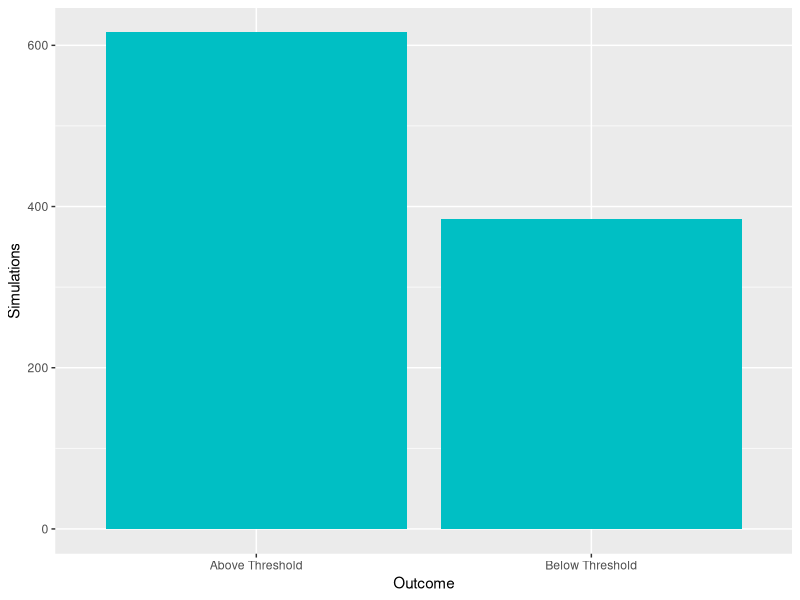

R code for this plot: (Note: this script raises an error after producing the figure.)
## ---- chunk 1
library(ggplot2)
library(dplyr)
## ---- chunk 2
set.seed(1)
## ---- chunk 3
#The function takes in current time t and intensity x
next_pois <- function(t, x) {
  
  #Generates random uniform variable
  U <- runif(1)
  
  #Returns the next time, following formula for Poisson process
  return(t - (1/x) * log(U)) 
}
## ---- chunk 4
#The function takes in current time t
mu_t = function(t){
  
  #Calculates intensity using formula given in brief
  return(1/(t+12))
}
## ---- chunk 5
#The function takes in current time t and max possible mu
next_dep <- function(t, mu) {
  
  #Sets flag for the while loop so it runs
  flag = 1
  
  while(flag){
    
    #Generates random uniform variable
    U1 <- runif(1)
    
    #Calculates next event time in process
    t = t - (1/mu) * log(U1)
  
    #Generates a second random uniform variable
    U2 <- runif(1)
    
    #Calculates the rate, and checks if it satisfies requirement for non-homogeneous process
    if (U2 <= mu_t(t)/mu) {
      
      #Sets time to t
      T_s <- t
      
      #Breaks while loop
      flag = 0
    }
  }
  
  #Returns the calculated next event time t
  return (T_s)
}
## ---- chunk 6
#Takes in current time and current month list
new_month <- function(t, months) {
  
  #If the floor of the current t is not in the months list
  if (floor(t) %in% months) {
    
    #Returns false
    return(FALSE)
    
  } else {
    
    #Returns true 
    return(TRUE)
  }
}
## ---- chunk 7
#Monthly poisson process parameter for arrivals and claims
lambda <- 3

#Monthly non-homogeneous Poisson process rate, since this is the max mu_t can attain
mu <- 1/12

#Yearly poisson process parameter for claims
alpha <- 3.5

#Starting capital
c_0 <- 50000

#Capital floor
C <- 30000
  
#Fixed monthly fee
M <- 300
## ---- chunk 8
### Output Variables ################################

#We first define a list which records if the firm went below the threshold C.
B <- c()




### Main Loop ########################################

#We next define a for loop, so we run the simulation for 1000 iterations.

for (k in 1:1000) {
  
### Variables #################
  
  #Start at time 0
  t <- 0
    
  #Number of arrivals by time t
  n_A <- 0
  
  #We run simulation for 12 months
  total_t <- 12
  
### State variables ###########
  
  #Number of customers currently in system
  n_0 <- 0
  
  #Defines our current cost accrued
  cost <- 0
  
  #Defines our current revenue generated
  rev <- 0
  
  #Describes what month we are currently in
  months <- c(0)
  
### Event variables ###########
  
  #Define time of next arrival from Poisson process 
  t_A <- next_pois(t, lambda)
  
  #Define list of next departures
  t_D <- c(Inf)
  
  #Define list of next claims
  t_C <- c(Inf)
  
### 12 Month Loop ########################

  while(t <= total_t){
    
    #Calculate whether we are in new month yet
    if (new_month(t, months)) {
      
      #If yes, then add month to list
      months <- c(months, floor(t))
      
      #then add monthly income to revenue
      rev <- rev + M*n_0
    }
    
    #If there is arrival
    if ((all(t_A <= t_D)) & (all(t_A <= t_C))){
      
      #Set time to time of next arrival
      t <- t_A
      
      #Add arrival to number of arrivals
      n_A <- n_A + 1
      
      #Count arrival in system count
      n_0 <- n_0 + 1
      
      #Calculate next arrival time
      t_A <- next_pois(t, lambda)
      
      #We calculate time to next claim for this customer
      #We index the list by the number arrival they are
      t_C[n_A] <- next_pois(t, (alpha/12))
      
      #On first iteration, we need to calculate next departure time for this customer
      #We again index list by the number of arrival they are
      t_D[n_A] <- next_dep(t, mu)
      
    }
    
    #If there is a departure
    else if (any(t_D < t_A) & any(t_D < t_C)) {
      
      #Set time to time of next departure
      t <- min(t_D)
      
      #Subtract departure from system count
      n_0 <- n_0 - 1
      
      #Set this customers departure time to infinity, since they have now left
      t_D[which.min(t_D)] <- Inf
      
      #Set this customers next claim time to infinity, since they have now left
      t_C[which.min(t_D)] <- Inf

    }
    
    #If there is a claim
    else if (any((t_C < t_A)) & any((t_C < t_D))){
      
      #Set time to time of next claim
      t <- min(t_C)
  
      #Generate next claim time for this customer
      t_C[which.min(t_C)] <- next_pois(t, (alpha/12))
      
      ## Calculate pay-out ##
      
      #Generate random uniform variable
      pay_out_p <- runif(1)
    
      #If the variable is less than 0.6, then execute code
      if (pay_out_p <= 0.6){
        
        #Calculate random variable, multiply by 10, and obtain its upper integer 
        X <- ceiling(10*runif(1))
        
        #Calculate pay-out based on this
        pay_out <- 300*X + 500
        
        #Add it to the running total
        cost <- cost + pay_out
      }
    }
  }
  
  #Checks if they are below the threshold at the end of iteration
  if ((c_0 - cost + rev) <= C) {
   
    #If they are, add a 1 to the list
    B <- c(B,1)
  } else{
    
    #If they are not, add a 0 to the list
    B <- c(B,0)
  }
}
## ---- chunk 9
#Prints B
B
## ---- chunk 10
#Count values of 1s, the function stores the 1s count at index 2
value_count <- table(B)

#Calculate P as described above
P <- value_count[2] / length(B)

#Output P
P
## ---- chunk 11
#Counts how many values of 1s and 0s and renames columns
value_count <- as.data.frame(value_count) %>% rename("Outcome" = B, "Simulations" = Freq)
## ---- chunk 12
#Plots outcome 
plot_1 <- ggplot(data = value_count, aes(x = Outcome, y = Simulations)) +
  
          #Sets bar plot and sets colour
          geom_bar(stat = 'identity', fill = "#00BFC4") +
  
          #Renames axes
          scale_x_discrete(labels=c("0" = "Above Threshold", "1" = "Below Threshold"))

#Outputs plot
plot_1
## ---- chunk 13
#Counts how many values of 1s and 0s and renames columns
value_count <- as.data.frame(value_count) %>% rename("Outcome" = B, "Simulations" = Freq)
## ---- chunk 14
#Plots outcome
plot_2 <- ggplot(data = value_count, aes(x = Outcome, y = Simulations)) +
  
          #Sets bar plot and sets colour
          geom_bar(stat = 'identity', fill = "#00BFC4") +
  
          #Renames axes
          scale_x_discrete(labels=c("0" = "Above Threshold", "1" = "Below Threshold"))

#Prints plot
plot_2
## ---- chunk 15
#Counts how many values of 1s and 0s and renames columns
value_count <- as.data.frame(value_count) %>% rename("Outcome" = B, "Simulations" = Freq)
## ---- chunk 16
plot_3 <- ggplot(data = value_count, aes(x = Outcome, y = Simulations)) +
  
          #Sets barplot and changes color
          geom_bar(stat = 'identity', fill = "#00BFC4") +
  
          #Renames axes
          scale_x_discrete(labels=c("0" = "Above Threshold", "1" = "Below Threshold"))

#Prints plot
plot_3
